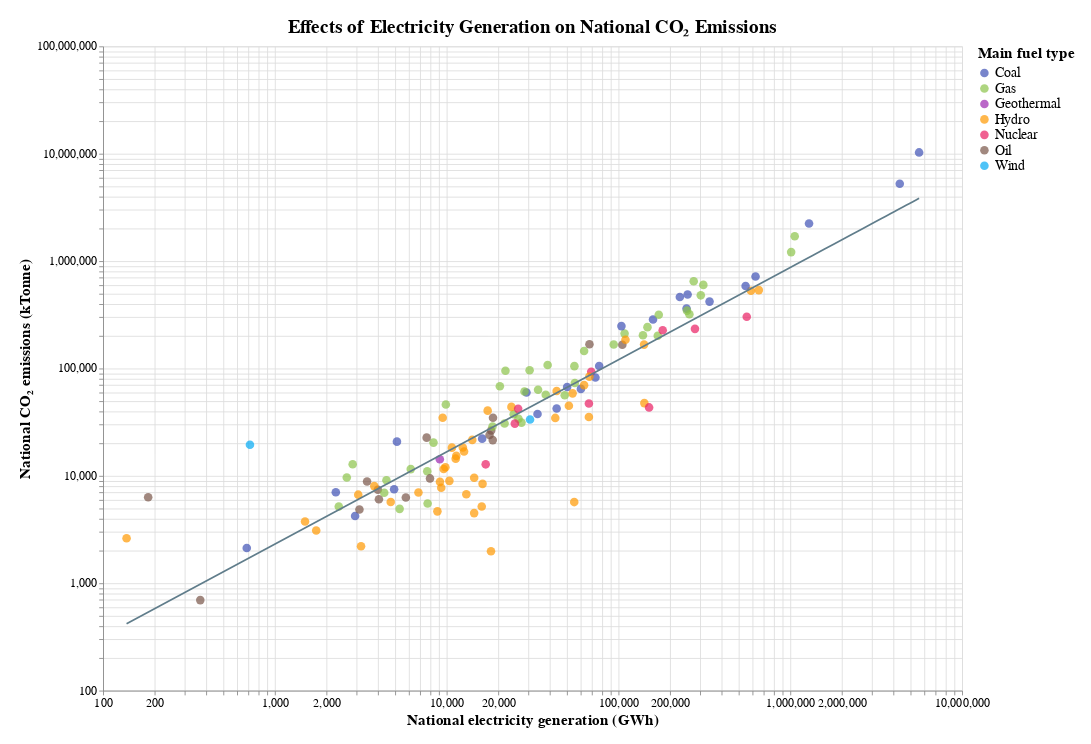

Notebook cell for this chart:
### Markdown cell above
Draw the visualisation

### Code cell
# create the points on the graph, indicating countries
marks = alt.Chart(
    data=d_plants
).mark_circle(
    size=100
).encode(
    x=alt.X(
        'plant_gen:Q',
        axis=alt.Axis(
            title="National electricity generation (GWh)",
            titleFontSize=18,
            titleFont=__CHART_FONT__,
            labelFontSize=14,
            labelFont=__CHART_FONT__,
            labelFlush=False
        ),
        scale=alt.Scale(type='log')
    ),
    y=alt.Y(
        'co2_kt:Q',
        axis=alt.Axis(
            title='National CO₂ emissions (kTonne)',
            titleFontSize=18,
            titleFont=__CHART_FONT__,
            labelFontSize=14,
            labelFont=__CHART_FONT__,
        ),
        scale=alt.Scale(
            type='log'
        )
    ),
    color=alt.Color(
        'primary_fuel:N',
        scale=alt.Scale(
            range=['#3F51B5', '#8BC34A', '#9C27B0', '#FF9800', '#E91E63', '#795548', '#03A9F4']
        ),
        legend=alt.Legend(
            title='Main fuel type',
            titleFontSize=18,
            titleFont=__CHART_FONT__,
            labelFontSize=16,
            labelFont=__CHART_FONT__
        )
    ),
    tooltip=[
        alt.Tooltip(
            field='country_long',
            title='Country',
            type='nominal'
        ),
        alt.Tooltip(
            field='primary_fuel',
            title='Main fuel type',
            type='nominal'
        ),
        alt.Tooltip(
            field='co2_kt',
            title='CO₂ emissions (kT)',
            type='quantitative'
        ),
        alt.Tooltip(
            field='plant_gen',
            title='National electricity generation (GWh)',
            type='quantitative'
        )
    ]
)

# add a line of regression: y = a * xb
line = alt.Chart(
    d_plants
).transform_regression(
    'plant_gen', 'co2_kt',
    method='pow'
).mark_line(
    color="#607D8B"
).encode(
    x='plant_gen',
    y='co2_kt'
)

alt.layer(
    marks,
    line,
    height=750,
    width=1000,
    padding=20,
    title=alt.TitleParams(
        text='Effects of Electricity Generation on National CO₂ Emissions',
        fontSize=22,
        font=__CHART_FONT__
    )
)

### Figure 1 — Vega-Lite specification as saved in the notebook (floating-point values rounded to 4 significant figures; data arrays with more than 128 entries replaced by an {"elided": "..."} marker saying what was removed)
{"config": {"view": {"continuousWidth": 400, "continuousHeight": 300}}, "layer": [{"mark": {"type": "circle", "size": 100}, "encoding": {"color": {"type": "nominal", "field": "primary_fuel", "legend": {"labelFont": "Circular", "labelFontSize": 16, "title": "Main fuel type", "titleFont": "Circular", "titleFontSize": 18}, "scale": {"range": ["#3F51B5", "#8BC34A", "#9C27B0", "#FF9800", "#E91E63", "#795548", "#03A9F4"]}}, "tooltip": [{"type": "nominal", "field": "country_long", "title": "Country"}, {"type": "nominal", "field": "primary_fuel", "title": "Main fuel type"}, {"type": "quantitative", "field": "co2_kt", "title": "CO₂ emissions (kT)"}, {"type": "quantitative", "field": "plant_gen", "title": "National electricity generation (GWh)"}], "x": {"type": "quantitative", "axis": {"labelFlush": false, "labelFont": "Circular", "labelFontSize": 14, "title": "National electricity generation (GWh)", "titleFont": "Circular", "titleFontSize": 18}, "field": "plant_gen", "scale": {"type": "log"}}, "y": {"type": "quantitative", "axis": {"labelFont": "Circular", "labelFontSize": 14, "title": "National CO₂ emissions (kTonne)", "titleFont": "Circular", "titleFontSize": 18}, "field": "co2_kt", "scale": {"type": "log"}}}}, {"mark": {"type": "line", "color": "#607D8B"}, "encoding": {"x": {"type": "quantitative", "field": "plant_gen"}, "y": {"type": "quantitative", "field": "co2_kt"}}, "transform": [{"on": "plant_gen", "regression": "co2_kt", "method": "pow"}]}], "data": {"name": "data-5252490cb126f334ceece65cedbf1451"}, "height": 750, "padding": 20, "title": {"text": "Effects of Electricity Generation on National CO₂ Emissions", "font": "Circular", "fontSize": 22}, "width": 1000, "$schema": "https://vega.github.io/schema/vega-lite/v4.0.2.json", "datasets": {"data-5252490cb126f334ceece65cedbf1451": {"elided": "134 records"}}}
